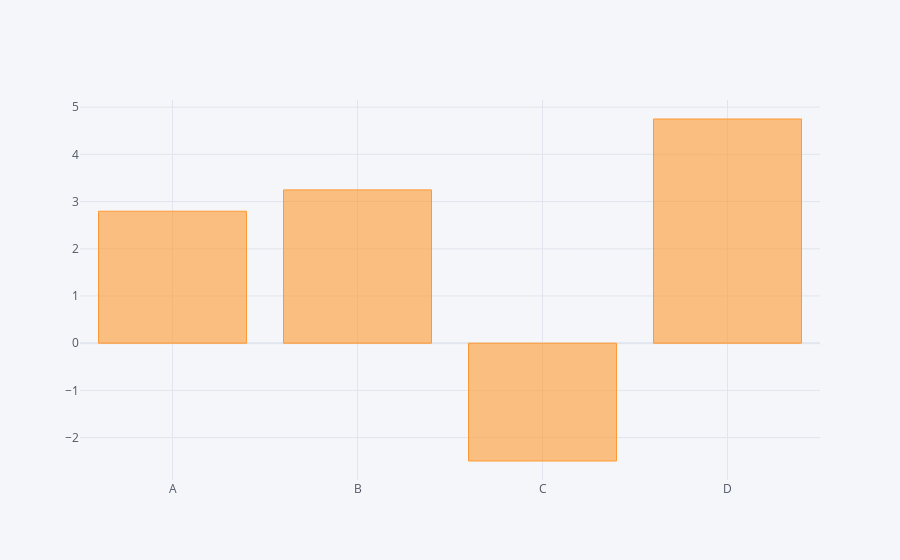

The code cell stored with this chart in its notebook:
### Code cell
df.sum().iplot(kind='bar')

### Figure 1 — Plotly figure (JSON) as saved in the notebook; plotly's stock layout.template omitted (floating-point values rounded to 4 significant figures)
{"data": [{"marker": {"color": "rgba(255, 153, 51, 0.6)", "line": {"color": "rgba(255, 153, 51, 1.0)", "width": 1}}, "name": "None", "orientation": "v", "text": "", "type": "bar", "x": ["A", "B", "C", "D"], "y": [2.795, 3.247, -2.495, 4.749]}], "layout": {"legend": {"bgcolor": "#F5F6F9", "font": {"color": "#4D5663"}}, "paper_bgcolor": "#F5F6F9", "plot_bgcolor": "#F5F6F9", "title": {"font": {"color": "#4D5663"}}, "xaxis": {"gridcolor": "#E1E5ED", "showgrid": true, "tickfont": {"color": "#4D5663"}, "title": {"font": {"color": "#4D5663"}, "text": ""}, "zerolinecolor": "#E1E5ED"}, "yaxis": {"gridcolor": "#E1E5ED", "showgrid": true, "tickfont": {"color": "#4D5663"}, "title": {"font": {"color": "#4D5663"}, "text": ""}, "zerolinecolor": "#E1E5ED"}}}
